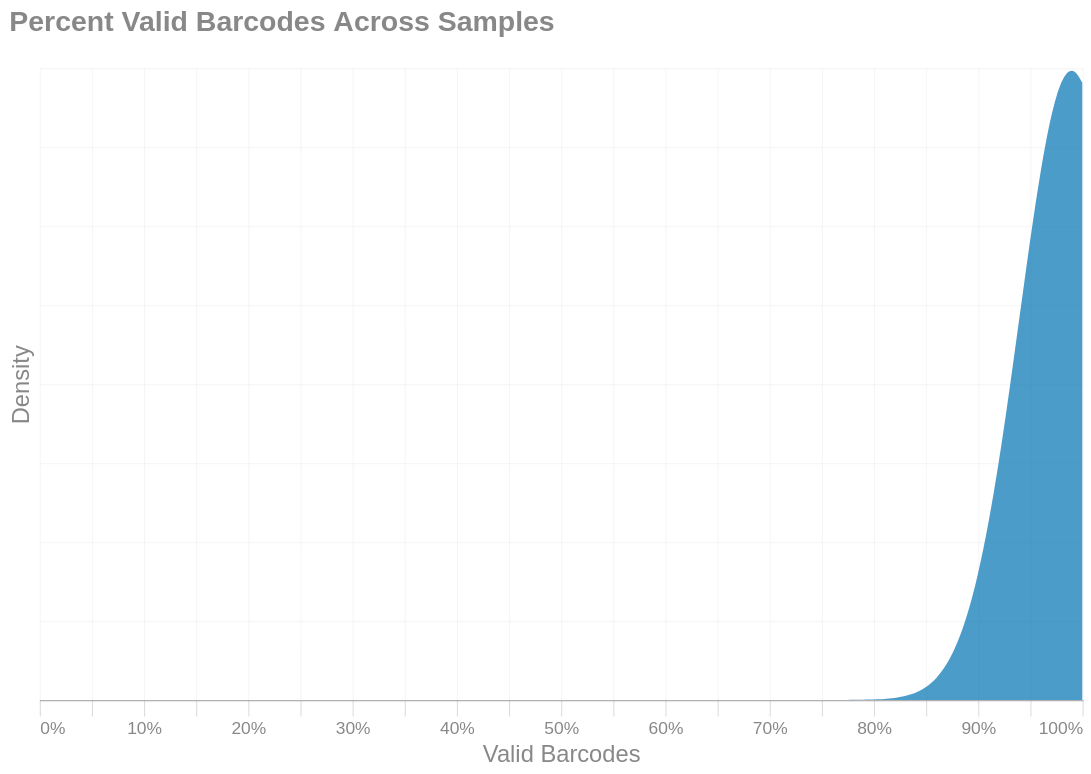

Notebook source saved alongside this figure:
### Code cell
#| label: RrMWpfEM1x2WFVi_validplot
with SafeRender(percdata):
    (
        alt.Chart(percdata)
        .transform_density(
            'Valid',
            as_=['Valid Barcodes', 'density'],
            extent=[0,1],
            bandwidth=0.05
        )
        .mark_area(opacity = 1, line=False, interpolate="basis")
        .encode(
            x=alt.X("Valid Barcodes:Q").axis(format='%'),
            y=alt.Y('density:Q').title("Density").axis(labels=False),
            tooltip = [
                alt.Tooltip("Valid Barcodes:Q", bin=True, title="Percent Valid", format = ".0%")
            ]
        )
        .properties(
            title='Percent Valid Barcodes Across Samples',
            usermeta={'embedOptions': {'downloadFileName': 'valid.barcodes.percent'}}
        )
    ).display()

### Figure 1 — Vega-Lite specification as saved in the notebook (floating-point values rounded to 4 significant figures)
{"width": "container", "height": 400, "config": {"title": {"anchor": "start", "dy": -15, "fontSize": 18, "color": "#888888", "subtitleColor": "#888888", "subtitleFontSize": 14}, "arc": {"fill": "#0072B2"}, "axis": {"domainColor": "#888888", "domainWidth": 0.5, "gridWidth": 0.2, "grid": false, "titleFontWeight": 400, "titleFontSize": 15, "labelFontSize": 11, "labelColor": "#888888", "tickColor": "#888888", "tickWidth": 0.2, "titleColor": "#888888"}, "axisBand": {"grid": false}, "axisX": {"grid": true, "tickSize": 10, "domainCap": "round"}, "axisY": {"domain": false, "grid": true, "tickSize": 0, "domainCap": "round"}, "background": "transparent", "header": {"labelFontSize": 15, "labelColor": "#888888", "titleFontSize": 15, "titleFontWeight": 600, "titleColor": "#888888"}, "legend": {"labelFont": "sans-serif", "labelFontSize": 12, "labelColor": "#888888", "symbolSize": 100, "symbolType": "circle", "titleFontSize": 12, "titlePadding": 10, "titleColor": "#888888", "title": null}, "range": {"category": ["#E69F00", "#56B4E9", "#009E73", "#F0E442", "#0072B2", "#D55E00", "#CC79A7", "#000000"], "diverging": ["#cfe8f3", "#a2d4ec", "#73bfe2", "#46abdb", "#1696d2", "#12719e"]}, "area": {"fill": "#0072B2", "fillOpacity": 0.7, "line": true, "strokeOpacity": 0.7}, "line": {"color": "#0072B2", "stroke": "#0072B2", "strokeWidth": 2}, "trail": {"color": "#0072B2", "stroke": "#0072B2", "strokeWidth": 0, "size": 1}, "point": {"filled": true, "fillOpacity": 1.0, "size": 95}, "text": {"color": "#888888", "fontSize": 11, "align": "right", "fontWeight": 400, "size": 11}, "bar": {"fill": "#0072B2", "stroke": null}, "view": {"stroke": null, "continuousWidth": 660, "continuousHeight": 400}}, "data": {"name": "data-9e12aae7f4ae21e52135a60bf70caec1"}, "mark": {"type": "area", "interpolate": "basis", "line": false, "opacity": 1}, "encoding": {"tooltip": [{"bin": true, "field": "Valid Barcodes", "format": ".0%", "title": "Percent Valid", "type": "quantitative"}], "x": {"axis": {"format": "%"}, "field": "Valid Barcodes", "type": "quantitative"}, "y": {"axis": {"labels": false}, "field": "density", "title": "Density", "type": "quantitative"}}, "title": "Percent Valid Barcodes Across Samples", "transform": [{"density": "Valid", "bandwidth": 0.05, "extent": [0, 1], "as": ["Valid Barcodes", "density"]}], "usermeta": {"embedOptions": {"downloadFileName": "valid.barcodes.percent"}}, "$schema": "https://vega.github.io/schema/vega-lite/v6.4.1.json", "datasets": {"data-9e12aae7f4ae21e52135a60bf70caec1": [{"Sample": "260427_8_15b_MqA_10488528_23Y7JGLT4_L4", "Valid": 0.9897, "Invalid": 0.0103}, {"Sample": "260427_10_15b_M2_10488528_23Y7JGLT4_L4", "Valid": 0.9897, "Invalid": 0.0103}, {"Sample": "260427_5_5b_M2_10488528_23Y7JGLT4_L4", "Valid": 0.9897, "Invalid": 0.0103}, {"Sample": "260427_3_5b_MqA_10488528_23Y7JGLT4_L4", "Valid": 0.9897, "Invalid": 0.0103}, {"Sample": "260427_13_50b_MqA_10488528_23Y7JGLT4_L4", "Valid": 0.9896, "Invalid": 0.0104}, {"Sample": "260427_15_50b_M2_10488528_23Y7JGLT4_L4", "Valid": 0.9898, "Invalid": 0.0102}]}}
